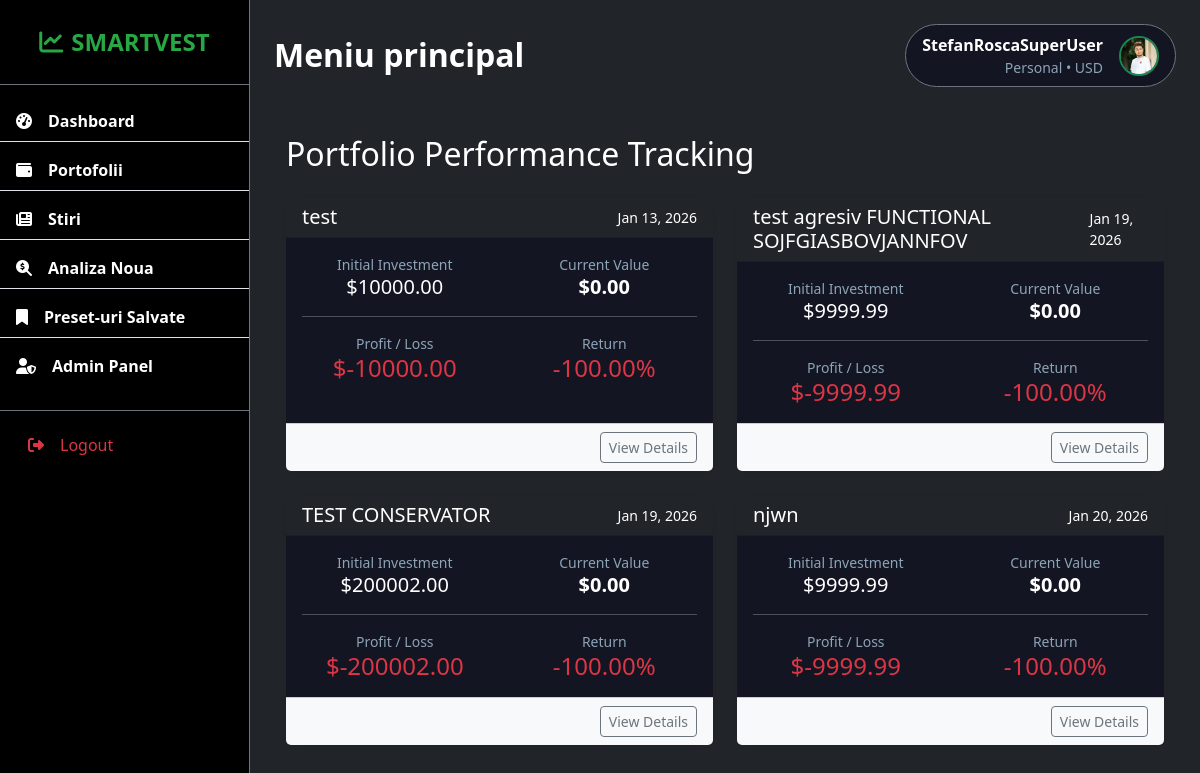
The page /analysis/performance/ (signed in) on the database its author committed.
### SmartVest/models.py (models this page shows, shortened)
class UserProfile(models.Model):
    user = models.OneToOneField(User, on_delete=models.CASCADE)
    avatar = models.ImageField(upload_to='avatars/', default='avatars/default.png', blank=True)
    bio = models.TextField(max_length=500, blank=True)

class SavedPortfolio(models.Model):
    user = models.ForeignKey(User, on_delete=models.CASCADE)
    name = models.CharField(max_length=100)
    description = models.TextField(blank=True)
    portfolio_data = models.JSONField(default=dict)
    created_at = models.DateTimeField(default=timezone.now)
    updated_at = models.DateTimeField(auto_now=True)

### SmartVest/views.py (the view)
# urls.py: path('analysis/performance/', views.track_performance, name='track-performance'),
@login_required
def track_performance(request):
    portfolios = SavedPortfolio.objects.filter(user=request.user)
    performance_data = get_portfolio_performance(portfolios)
    context = {
        'performance_data': performance_data
    }
    return render(request, 'SmartVest/portfolio_performance.html', context)

### templates/SmartVest/portfolio_performance.html (shortened to what this page needs)
{% extends 'base.html' %}
{% block content %}
<div class="container py-4">
    <h2 class="mb-4">Portfolio Performance Tracking</h2>
    {% if performance_data %}
    <div class="row">
        {% for data in performance_data %}
        <div class="col-md-6 mb-4">
            <div class="card shadow-sm h-100">
                <div class="card-header bg-dark text-white d-flex justify-content-between align-items-center">
                    <h5 class="mb-0">{{ data.portfolio.name }}</h5>
                    <small>{{ data.portfolio.created_at|date:"M d, Y" }}</small>
                </div>
                <div class="card-body">
                    <div class="row text-center mb-3">
                        <div class="col-6">
                            <small class="text-muted d-block uppercase">Initial Investment</small>
                            <span class="h5">${{ data.initial_value|floatformat:2 }}</span>
                        </div>
                        <div class="col-6">
                            <small class="text-muted d-block uppercase">Current Value</small>
                            <span class="h5 fw-bold">${{ data.current_value|floatformat:2 }}</span>
                        </div>
                    </div>
                    <hr>
                    <div class="row text-center">
                        <div class="col-6">
                            <small class="text-muted d-block uppercase">Profit / Loss</small>
                            <span class="h4 {% if data.profit_loss >= 0 %}text-success{% else %}text-danger{% endif %}">
                                {% if data.profit_loss >= 0 %}+{% endif %}${{ data.profit_loss|floatformat:2 }}
                            </span>
                        </div>
                        <div class="col-6">
                            <small class="text-muted d-block uppercase">Return</small>
                            <span class="h4 {% if data.return_pct >= 0 %}text-success{% else %}text-danger{% endif %}">
                                {% if data.return_pct >= 0 %}+{% endif %}{{ data.return_pct|floatformat:2 }}%
                            </span>
                        </div>
                    </div>
                </div>
                <div class="card-footer bg-light text-end">
                    <a href="{% url 'portfolio-detail' data.portfolio.id %}"
                        class="btn btn-sm btn-outline-secondary">View Details</a>
                </div>
            </div>
        </div>
        {% endfor %}
    </div>
    {% endif %}
</div>
{% endblock %}

### templates/base.html (shortened to what this page needs)
<!DOCTYPE html>
<html lang="en">
<head>
    <link href="https://cdn.jsdelivr.net/npm/bootstrap@5.3.0/dist/css/bootstrap.min.css" rel="stylesheet">
    <link rel="stylesheet" href="https://cdnjs.cloudflare.com/ajax/libs/font-awesome/6.4.0/css/all.min.css">
    <link rel="stylesheet" href="/static/css/style.css">
</head>
<body class="bg-dark text-white">
    <div class="d-flex" id="wrapper">
        {% if user.is_authenticated %}
        <div class="bg-black border-end border-secondary sidebar-wrapper" id="sidebar-wrapper">
            <a href="{% url 'home' %}" class="text-decoration-none">
                <div
                    class="sidebar-heading text-center py-4 primary-text fs-4 fw-bold text-uppercase border-bottom border-secondary mb-3 logo-link">
                    <i class="fas fa-chart-line me-2 text-success"></i><span class="text-white">SmartVest</span>
                </div>
            </a>
            <div class="list-group list-group-flush my-3">
                <a href="{% url 'home' %}"
                    class="list-group-item list-group-item-action bg-transparent text-white fw-bold mb-2 sidebar-link">
                    <i class="fas fa-tachometer-alt me-3"></i>Dashboard
                </a>
                <a href="{% url 'portfolio-list' %}"
                    class="list-group-item list-group-item-action bg-transparent text-white fw-bold mb-2 sidebar-link">
                    <i class="fas fa-wallet me-3"></i>Portofolii
                </a>
                <a href="{% url 'market-news' %}"
                    class="list-group-item list-group-item-action bg-transparent text-white fw-bold mb-2 sidebar-link">
                    <i class="fas fa-newspaper me-3"></i>Stiri
                </a>
                <a href="{% url 'run-analysis' %}"
                    class="list-group-item list-group-item-action bg-transparent text-white fw-bold mb-2 sidebar-link">
                    <i class="fas fa-search-dollar me-3"></i>Analiza Noua
                </a>
                <a href="{% url 'presets-list' %}"
                    class="list-group-item list-group-item-action bg-transparent text-white fw-bold mb-2 sidebar-link">
                    <i class="fas fa-bookmark me-3"></i>Preset-uri Salvate
                </a>
                {% if user.is_superuser %}
                <a href="{% url 'admin-dashboard' %}"
                    class="list-group-item list-group-item-action bg-transparent text-white fw-bold mb-2 sidebar-link">
                    <i class="fas fa-user-shield me-3"></i>Admin Panel
                </a>
                {% endif %}
            </div>
            <div class="mt-auto p-3 border-top border-secondary">
                <form action="{% url 'logout' %}" method="post">
                    <button type="submit" class="btn btn-outline-danger w-100 border-0 text-start">
                        <i class="fas fa-sign-out-alt me-3"></i>Logout
                    </button>
                </form>
            </div>
        </div>
        {% endif %}
        <div id="page-content-wrapper" class="w-100">
            <nav class="navbar navbar-expand-lg navbar-dark bg-transparent py-4 px-4">
                <div class="d-flex align-items-center">
                    <h2 class="fs-2 m-0 text-white fw-bold">{% block header_title %}Meniu principal{% endblock %}</h2>
                </div>
                <div class="collapse navbar-collapse" id="navbarSupportedContent">
                    <ul class="navbar-nav ms-auto mb-2 mb-lg-0">
                        <li class="nav-item">
                            <a href="{% url 'profile' %}" class="text-decoration-none">
                                <div
                                    class="d-flex align-items-center text-white bg-dark-card rounded-pill px-3 py-2 ms-3 border border-secondary component-bg">
                                    {% if user.is_authenticated %}
                                    <div class="me-3 text-end d-none d-md-block">
                                        <span class="d-block fw-bold text-white">{{ user.username }}</span>
                                        <span class="d-block small text-muted">Personal • USD</span>
                                    </div>
                                    {% if user.userprofile.avatar %}
                                    <img src="{{ user.userprofile.avatar.url }}"
                                        class="rounded-circle border border-2 border-success"
                                        style="width: 40px; height: 40px; object-fit: cover;">
                                    {% else %}
                                    <div class="rounded-circle bg-secondary d-flex justify-content-center align-items-center text-white fw-bold"
                                        style="width: 40px; height: 40px;">
                                        {{ user.username|slice:":1"|upper }}
                                    </div>
                                    {% endif %}
                                    {% else %}
                                    <a href="{% url 'login' %}"
                                        class="btn btn-sm btn-success rounded-pill px-4">Login</a>
                                    {% endif %}
                                </div>
                            </a>
                        </li>
                    </ul>
                </div>
            </nav>
            <div class="container-fluid px-4 pb-5">
                {% block content %}{% endblock %}
            </div>
        </div>
    </div>
</body>
</html>

### static/css/style.css (style rules this page uses)
:root { --main-bg-color: #0b0f19; --secondary-bg-color: #131622; --sidebar-bg-color: #000000; --text-main: #ffffff; --text-secondary: #8da3b6; --accent-green: #28a745; --accent-red: #dc3545; }
body { background-color: var(--main-bg-color) !important; font-family: 'Segoe UI', Tahoma, Geneva, Verdana, sans-serif; color: var(--text-main); overflow-x: hidden; }
#wrapper { overflow-x: hidden; min-height: 100vh; }
#sidebar-wrapper { min-height: 100vh; width: 250px; margin-left: 0; transition: margin 0.25s ease-out; background-color: var(--sidebar-bg-color) !important; flex-shrink: 0; }
#page-content-wrapper { min-width: 0; width: 100%; }
.sidebar-link { transition: all 0.3s; border-right: 4px solid transparent; }
.logo-link { transition: all 0.3s ease; cursor: pointer; }
.bg-dark-card { background-color: var(--secondary-bg-color); }
.component-bg { background-color: var(--secondary-bg-color); }
.card { background-color: var(--secondary-bg-color); color: var(--text-main); border: none; border-radius: 12px; }
.text-success { color: var(--accent-green) !important; }
.text-danger { color: var(--accent-red) !important; }
.text-muted { color: var(--text-secondary) !important; }

### rows shown on the page
SavedPortfolio: portfolio.name "test", portfolio.created_at "Jan 13, 2026", initial_value "10000.00", current_value "0.00", profit_loss "-10000.00", return_pct "-100.00"
SavedPortfolio: portfolio.name "test agresiv FUNCTIONAL SOJFGIASBOVJANNFOV", portfolio.created_at "Jan 19, 2026", initial_value "9999.99", current_value "0.00", profit_loss "-9999.99", return_pct "-100.00"
SavedPortfolio: portfolio.name "TEST CONSERVATOR", portfolio.created_at "Jan 19, 2026", initial_value "200002.00", current_value "0.00", profit_loss "-200002.00", return_pct "-100.00"
SavedPortfolio: portfolio.name "njwn", portfolio.created_at "Jan 20, 2026", initial_value "9999.99", current_value "0.00", profit_loss "-9999.99", return_pct "-100.00"

### other values the page prints
{{ user.username }} "StefanRoscaSuperUser"
